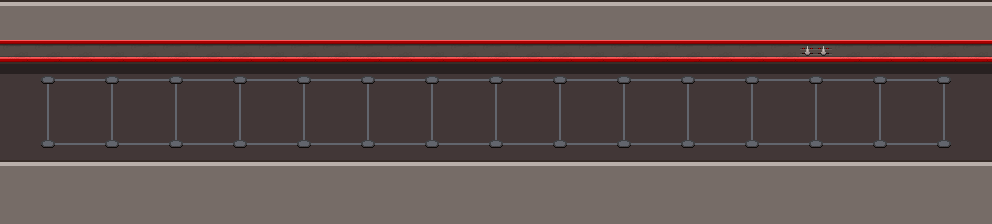

Below is a game level as drawn by its tile map, then a one-line description and the .tmx file that defines it, in full:
An orthogonal 31x7 tile map with 32x32 px tiles, 5 tile layers (floor, shadow, line, wall, ...).

<map version="1.10" tiledversion="1.10.2" orientation="orthogonal" renderorder="right-down" width="31" height="7" tilewidth="32" tileheight="32" infinite="0" nextlayerid="6" nextobjectid="1">
 <tileset firstgid="1" source="alien_spaceship_tileset2.tsx" />
 <layer id="3" name="floor" width="31" height="7">
  <data encoding="csv">
141,141,141,141,141,141,141,141,141,141,141,141,141,141,141,141,141,141,141,141,141,141,141,141,141,141,141,141,141,141,141,
141,141,141,141,141,141,141,141,141,141,141,141,141,141,141,141,141,141,141,141,141,141,141,141,141,141,141,141,141,141,141,
141,141,141,141,141,141,141,141,141,141,141,141,141,141,141,141,141,141,141,141,141,141,141,141,141,141,141,141,141,141,141,
141,141,141,141,141,141,141,141,141,141,141,141,141,141,141,141,141,141,141,141,141,141,141,141,141,141,141,141,141,141,141,
141,141,141,141,141,141,141,141,141,141,141,141,141,141,141,141,141,141,141,141,141,141,141,141,141,141,141,141,141,141,141,
141,141,141,141,141,141,141,141,141,141,141,141,141,141,141,141,141,141,141,141,141,141,141,141,141,141,141,141,141,141,141,
141,141,141,141,141,141,141,141,141,141,141,141,141,141,141,141,141,141,141,141,141,141,141,141,141,141,141,141,141,141,141
</data>
 </layer>
 <layer id="4" name="shadow" width="31" height="7" opacity="0.4">
  <data encoding="csv">
0,0,0,0,0,0,0,0,0,0,0,0,0,0,0,0,0,0,0,0,0,0,0,0,0,0,0,0,0,0,0,
0,0,0,0,0,0,0,0,0,0,0,0,0,0,0,0,0,0,0,0,0,0,0,0,0,0,0,0,0,0,0,
22,22,22,22,22,22,22,22,22,22,22,22,22,22,22,22,22,22,22,22,22,22,22,22,22,22,22,22,22,22,22,
0,0,0,0,0,0,0,0,0,0,0,0,0,0,0,0,0,0,0,0,0,0,0,0,0,0,0,0,0,0,0,
0,0,0,0,0,0,0,0,0,0,0,0,0,0,0,0,0,0,0,0,0,0,0,0,0,0,0,0,0,0,0,
0,0,0,0,0,0,0,0,0,0,0,0,0,0,0,0,0,0,0,0,0,0,0,0,0,0,0,0,0,0,0,
0,0,0,0,0,0,0,0,0,0,0,0,0,0,0,0,0,0,0,0,0,0,0,0,0,0,0,0,0,0,0
</data>
 </layer>
 <layer id="5" name="line" width="31" height="7">
  <data encoding="csv">
0,0,0,0,0,0,0,0,0,0,0,0,0,0,0,0,0,0,0,0,0,0,0,0,0,0,0,0,0,0,0,
0,0,0,0,0,0,0,0,0,0,0,0,0,0,0,0,0,0,0,0,0,0,0,0,0,0,0,0,0,0,0,
0,2684354720,2684354739,3221225631,2684354739,3221225631,2684354739,3221225631,2684354739,3221225631,2684354739,3221225631,2684354739,3221225631,2684354739,3221225631,2684354739,3221225631,2684354739,3221225631,2684354739,3221225631,2684354739,3221225631,2684354739,3221225631,2684354739,3221225631,2684354739,3221225632,0,
0,179,0,179,0,179,0,179,0,179,0,179,0,179,0,179,0,179,0,179,0,179,0,179,0,179,0,179,0,179,0,
0,160,2684354739,159,2684354739,159,2684354739,159,2684354739,159,2684354739,159,2684354739,159,2684354739,159,2684354739,159,2684354739,159,2684354739,159,2684354739,159,2684354739,159,2684354739,159,2684354739,1610612896,0,
0,0,0,0,0,0,0,0,0,0,0,0,0,0,0,0,0,0,0,0,0,0,0,0,0,0,0,0,0,0,0,
0,0,0,0,0,0,0,0,0,0,0,0,0,0,0,0,0,0,0,0,0,0,0,0,0,0,0,0,0,0,0
</data>
 </layer>
 <layer id="2" name="wall" width="31" height="7">
  <data encoding="csv">
53,53,53,53,53,53,53,53,53,53,53,53,53,53,53,53,53,53,53,53,53,53,53,53,53,53,53,53,53,53,53,
101,101,101,101,101,101,101,101,101,101,101,101,101,101,101,101,101,101,101,101,101,101,101,101,101,103,101,101,101,101,101,
0,0,0,0,0,0,0,0,0,0,0,0,0,0,0,0,0,0,0,0,0,0,0,0,0,0,0,0,0,0,0,
0,0,0,0,0,0,0,0,0,0,0,0,0,0,0,0,0,0,0,0,0,0,0,0,0,0,0,0,0,0,0,
0,0,0,0,0,0,0,0,0,0,0,0,0,0,0,0,0,0,0,0,0,0,0,0,0,0,0,0,0,0,0,
53,53,53,53,53,53,53,53,53,53,53,53,53,53,53,53,53,53,53,53,53,53,53,53,53,53,53,53,53,53,53,
1,1,1,1,1,1,1,1,1,1,1,1,1,1,1,1,1,1,1,1,1,1,1,1,1,1,1,1,1,1,1
</data>
 </layer>
 <layer id="1" name="point" width="31" height="7">
  <data encoding="csv">
0,0,0,0,0,0,0,0,0,0,0,0,0,0,0,0,0,0,0,0,0,0,0,0,0,0,0,0,0,0,0,
0,0,0,0,0,0,0,0,0,0,0,0,0,0,0,0,0,0,0,0,0,0,0,0,0,0,0,0,0,0,0,
0,168,0,168,0,168,0,168,0,168,0,168,0,168,0,168,0,168,0,168,0,168,0,168,0,168,0,168,0,168,0,
0,0,0,0,0,0,0,0,0,0,0,0,0,0,0,0,0,0,0,0,0,0,0,0,0,0,0,0,0,0,0,
0,168,0,168,0,168,0,168,0,168,0,168,0,168,0,168,0,168,0,168,0,168,0,168,0,168,0,168,0,168,0,
0,0,0,0,0,0,0,0,0,0,0,0,0,0,0,0,0,0,0,0,0,0,0,0,0,0,0,0,0,0,0,
0,0,0,0,0,0,0,0,0,0,0,0,0,0,0,0,0,0,0,0,0,0,0,0,0,0,0,0,0,0,0
</data>
 </layer>
</map>
